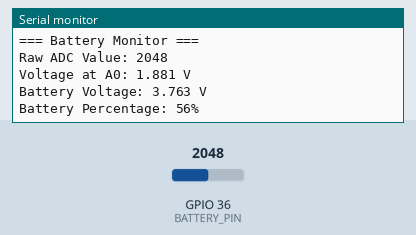
This sketch was run on a simulated ESP32. Shown: the last lines printed to the serial monitor. Inputs (shaded band) come from the test bench; at power-on: GPIO 36 (BATTERY_PIN) = 2048 (analog values on the 0–4095 scale).

Above: at 2.8 s.
2.9 s: GPIO 36 (BATTERY_PIN) set to 2866
At 4.7 s:
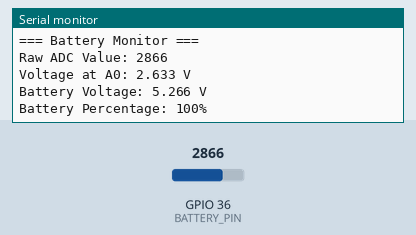
5.6 s: GPIO 36 (BATTERY_PIN) set to 3603
At 6.4 s:
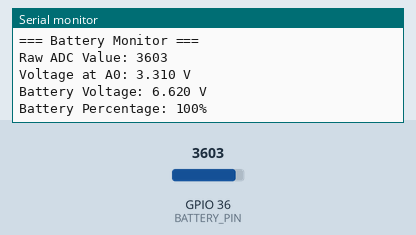
Timing chart, 0 to 8.6 s (numbered marks = the images above; inputs shaded):
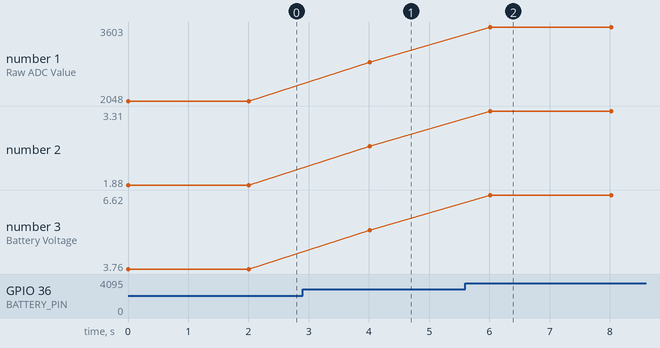

Measured:
- after the input at 2.9 s, the serial monitor: prints a new line after 1.1 s (image 1)
- after the input at 5.6 s, the serial monitor: prints a new line after 0.41 s (image 2)
- plotted number 1: 2048 → 2866 after the input at 2.9 s, 2866 → 3603 after the input at 5.6 s
- plotted number 2: 1.88 → 2.63 after the input at 2.9 s, 2.63 → 3.31 after the input at 5.6 s
- plotted number 3: 3.76 → 5.27 after the input at 2.9 s, 5.27 → 6.62 after the input at 5.6 s

The sketch:

battery_measurement_Serially.ino
```cpp
// ADC configuration
#define BATTERY_PIN A0
const float VOLTAGE_DIVIDER_RATIO = 2.0;       // 200k:200k divider
const float ADC_REF_VOLTAGE = 3.3;             // ESP32 ADC reference
const float CALIBRATION_FACTOR = 1.14;         // Calibrated so 3.6V → 1.8V at A0
const float MIN_VOLTAGE = 3.2;                 // Battery empty
const float MAX_VOLTAGE = 4.2;                 // Battery full

// Read battery voltage and A0
float readBatteryVoltage(int& rawADC, float& v_adc) {
  rawADC = analogRead(BATTERY_PIN);
  v_adc = (rawADC / 4095.0) * ADC_REF_VOLTAGE * CALIBRATION_FACTOR;
  float batteryVoltage = v_adc * VOLTAGE_DIVIDER_RATIO;
  return batteryVoltage;
}

// Map float
float mapFloat(float x, float in_min, float in_max, float out_min, float out_max) {
  return (x - in_min) * (out_max - out_min) / (in_max - in_min) + out_min;
}

// Battery percentage
int calculateBatteryPercentage(float voltage) {
  voltage = constrain(voltage, MIN_VOLTAGE, MAX_VOLTAGE);
  float percent = mapFloat(voltage, MIN_VOLTAGE, MAX_VOLTAGE, 0, 100);
  return (int)percent;
}

void setup() {
  Serial.begin(115200);
  analogReadResolution(12);           // 12-bit ADC
  analogSetAttenuation(ADC_11db);     // Full-scale input ~3.3V
  pinMode(BATTERY_PIN, INPUT);
}

void loop() {
  int rawADC;
  float v_adc;
  float batteryVoltage = readBatteryVoltage(rawADC, v_adc);
  int batteryPercent = calculateBatteryPercentage(batteryVoltage);

  Serial.println("=== Battery Monitor ===");
  Serial.printf("Raw ADC Value: %d\n", rawADC);
  Serial.printf("Voltage at A0: %.3f V\n", v_adc);
  Serial.printf("Battery Voltage: %.3f V\n", batteryVoltage);
  Serial.printf("Battery Percentage: %d%%\n", batteryPercent);
  Serial.println();

  delay(2000); // Update every 2 seconds
}
```
